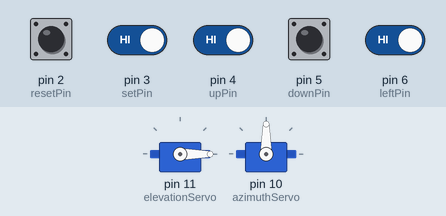
A sketch run on a simulated Arduino Uno, built with avr-gcc and run on an emulated ATmega328P. On the bench: 2 × servo. The inputs (shaded band) are chosen by the test bench; at power-on: pin 2 (resetPin), pin 3 (setPin), pin 4 (upPin), pin 5 (downPin), pin 6 (leftPin) HIGH. The local clock reads 2024-03-15 10:24:30 at power-on unless the sketch sets it; what the sketch prints to the serial monitor is not drawn.

Above: at 9.4 s.
9.5 s: pin 3 (setPin) driven LOW and pin 4 (upPin) driven LOW
At 12.3 s:
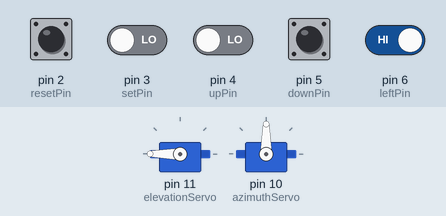
12.5 s: pin 4 (upPin) driven HIGH and pin 6 (leftPin) driven LOW
At 13.7 s:
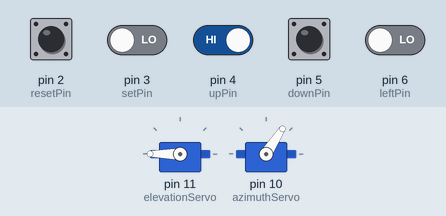
At 15.7 s:
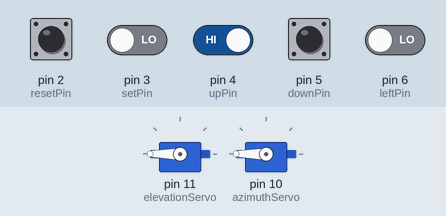
Timing chart, 0 to 51.3 s (numbered marks = the images above; inputs shaded):
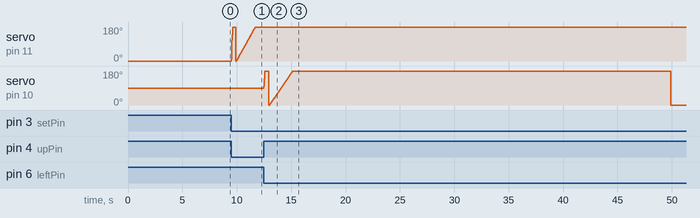

The sketch:

Control_System.ino
```cpp
#include <DS3232RTC.h>
#include "src/SolarPosition.h"
#include <Servo.h>

// choose your RTC library (DS1307 lib can also read from the DS3231 IC):

// number of decimal digits to print
const uint8_t digits = 3;

bool hasRun = true;
volatile byte buttonState = HIGH;
const int setPin = 3;
const int resetPin = 2;
const int upPin = 4;
const int downPin = 5;
const int leftPin = 6;
const int rightPin = 7;
// program begins
Servo elevationServo;
Servo azimuthServo;
DS3232RTC RTC;

SolarPosition SanDiego(32.7157, -117.1611);
float mirrorAzimuth;
float mirrorElevation;
float volatile targetAzimuth = 180;
float volatile targetElevation = 10;

void setup()
{
  pinMode(setPin, INPUT_PULLUP);
  attachInterrupt(digitalPinToInterrupt(setPin), setMirror, FALLING);
  pinMode(resetPin, INPUT_PULLUP);
  attachInterrupt(digitalPinToInterrupt(resetPin), resetMirror, FALLING);
  pinMode(rightPin, INPUT_PULLUP);
  pinMode(leftPin, INPUT_PULLUP);
  pinMode(upPin, INPUT_PULLUP);
  pinMode(downPin, INPUT_PULLUP);

  elevationServo.attach(11);
  azimuthServo.attach(10);
  Serial.begin(9600);
  RTC.begin();
  SolarPosition::setTimeProvider(RTC.get);
  // set the Time service as the time provider
}

void loop()
{
  //Get sun angle
  //Have set target angle
  //stepper angle should be (Sun angle + target angle)/2
  //delay (15 min)
  float solarAzimuth = SanDiego.getSolarAzimuth();
  float solarElevation = SanDiego.getSolarElevation();

  if(0 < solarElevation){
    mirrorElevation = (targetElevation + solarElevation)/2;
    mirrorAzimuth = (targetAzimuth + solarAzimuth)/2;
  }
  else{
    mirrorElevation = 0;
    mirrorAzimuth = 180;
  }

  if(mirrorElevation < 0){
    mirrorElevation = 0;
  }
  else if(mirrorElevation > 120){
    mirrorElevation = 120;
  }
  if(mirrorAzimuth > 270){
    mirrorAzimuth = 270;
  }
  else if(mirrorAzimuth < 90){
    mirrorAzimuth = 90;
  }
  elevationServo.write(mirrorElevation);
  delay(1000);
  azimuthServo.write(-mirrorAzimuth + 270);

  Serial.print("target Elevation: ");
  Serial.println(targetElevation);
  Serial.print("target Azimuth: ");
  Serial.println(targetAzimuth);
  Serial.print("Mirror Elevation: ");
  Serial.println(mirrorElevation);
  Serial.print("mirror Azimuth: ");
  Serial.println(mirrorAzimuth);
  Serial.print("Solar EV: ");
  Serial.println(solarElevation, 3);
  Serial.print("Solar AZ: ");
  Serial.println(solarAzimuth, 3);
  //printSolarPosition(SanDiego.getSolarPosition(), digits);
  printTime(RTC.get());

  delay(3000000);

}

// Print a solar position to serial
//
void printSolarPosition(SolarPosition_t pos, int numDigits)
{
  Serial.print(F("el: "));
  Serial.print(pos.elevation, numDigits);
  Serial.print(F(" deg\t"));

  Serial.print(F("az: "));
  Serial.print(pos.azimuth, numDigits);
  Serial.println(F(" deg"));
}

// Print a time to serial
//
void printTime(time_t t)
{
  tmElements_t someTime;
  breakTime(t, someTime);

  Serial.print(someTime.Hour);
  Serial.print(F(":"));
  Serial.print(someTime.Minute);
  Serial.print(F(":"));
  Serial.print(someTime.Second);
  Serial.print(F(" UTC on "));
  Serial.print(dayStr(someTime.Wday));
  Serial.print(F(", "));
  Serial.print(monthStr(someTime.Month));
  Serial.print(F(" "));
  Serial.print(someTime.Day);
  Serial.print(F(", "));
  Serial.println(tmYearToCalendar(someTime.Year));
}

void setMirror(){
  float solarAzimuth = SanDiego.getSolarAzimuth();
  float solarElevation = SanDiego.getSolarElevation();
  Serial.println("Setting mirror:");
  while(!digitalRead(setPin)){
    if (!digitalRead(upPin)){
      mirrorElevation = mirrorElevation + 10;
      elevationServo.write(mirrorElevation);
      Serial.println("move up");
      delay(100);
    }
    else if(!digitalRead(downPin)){
      mirrorElevation = mirrorElevation - 10;
      elevationServo.write(mirrorElevation);
      Serial.println("move down");
      delay(100);
    }
    else if(!digitalRead(leftPin)){
      mirrorAzimuth = mirrorAzimuth - 10;
      azimuthServo.write(-mirrorAzimuth+270);
      Serial.println("move left");
      delay(100);
    }
    else if(!digitalRead(rightPin)){
      mirrorAzimuth = mirrorAzimuth + 10;
      azimuthServo.write(-mirrorAzimuth+270);
      Serial.println("move right");
      delay(100);
    }
  }
  targetAzimuth = 2*mirrorAzimuth - solarAzimuth;
  targetElevation = 2*mirrorElevation - solarElevation;
}

void resetMirror(){
  Serial.println("resetting Mirror");
  float solarAzimuth = SanDiego.getSolarAzimuth();
  float solarElevation = SanDiego.getSolarElevation();
  while(!digitalRead(resetPin)){
    azimuthServo.write(90);
    elevationServo.write(0);
    mirrorElevation = 0;
    mirrorAzimuth = 180;
    delay(1000);
  }
  targetAzimuth = 2*mirrorAzimuth - solarAzimuth;
  targetElevation = 2*mirrorElevation - solarElevation;
}
```

SolarPosition.cpp
```cpp
// SolarPosition.cpp

// 2019 Ken Willmott
// Arduino library based on the program "Arduino Uno and Solar Position Calculations"
// (c) David R. Brooks, which can be found at http://www.instesre.org/ArduinoDocuments.htm
// and issued under the Creative Commons Attribution-NonCommercial-NoDerivatives 4.0 International License:
// https://creativecommons.org/licenses/by-nc-nd/4.0/

#include "SolarPosition.h"

getExternalTime SolarPosition::getExtTimePtr = NULL; // pointer to external sync function

// constructor
//
SolarPosition::SolarPosition(const float Lat, const float Lon) {
	Latitude = Lat * DEG_TO_RAD;
	Longitude = Lon * DEG_TO_RAD;
}

// *** public methods: ***

// assign a Time provider function
//
void SolarPosition::setTimeProvider(getExternalTime getTimeFunction) {
	getExtTimePtr = getTimeFunction;
}

// Get current Position
//
SolarPosition_t SolarPosition::getSolarPosition() {
	const SolarPosition_t nullPos;

	if (getExtTimePtr != NULL) {
		time_t timeNow = getExtTimePtr();
		SolarPosition_t pos;
		result = calculateSolarPosition(timeNow, Latitude, Longitude);
		pos.elevation = result.elevation * RAD_TO_DEG;
		pos.azimuth = result.azimuth * RAD_TO_DEG;
		pos.distance = result.distance * KM_PER_AU;
		pos.time = timeNow;
		return pos;
	} else {
		return nullPos;
	}
}

// Get Position for specified time
//
SolarPosition_t SolarPosition::getSolarPosition(time_t t) {
	SolarPosition_t pos;
	result = calculateSolarPosition(t, Latitude, Longitude);
	pos.elevation = result.elevation * RAD_TO_DEG;
	pos.azimuth = result.azimuth * RAD_TO_DEG;
	pos.distance = result.distance * KM_PER_AU;
	pos.time = t;
	return pos;
}

// Get current Elevation
//
float SolarPosition::getSolarElevation() {
	if (getExtTimePtr != NULL) {
		result = calculateSolarPosition(getExtTimePtr(), Latitude, Longitude);
		return result.elevation * RAD_TO_DEG;
	} else {
		return 0;
	}
}

// Get Elevation for specified time
//
float SolarPosition::getSolarElevation(time_t t) {
	result = calculateSolarPosition(t, Latitude, Longitude);
	return result.elevation * RAD_TO_DEG;
}

// Get current Azimuth
//
float SolarPosition::getSolarAzimuth() {
	if (getExtTimePtr != NULL) {
		result = calculateSolarPosition(getExtTimePtr(), Latitude, Longitude);
		return result.azimuth * RAD_TO_DEG;
	} else {
		return 0;
	}
}

// Get Azimuth for specified time
//
float SolarPosition::getSolarAzimuth(time_t t) {
	result = calculateSolarPosition(t, Latitude, Longitude);
	return result.azimuth * RAD_TO_DEG;
}

// Get current Solar distance in AU
//
float SolarPosition::getSolarDistance() {
	if (getExtTimePtr != NULL) {
		result = calculateSolarPosition(getExtTimePtr(), Latitude, Longitude);
		return result.distance * KM_PER_AU;
	} else {
		return 0;
	}
}

// Get Solar distance in AU for specified time
//
float SolarPosition::getSolarDistance(time_t t) {
	result = calculateSolarPosition(t, Latitude, Longitude);
	return result.distance * KM_PER_AU;
}

//
// *** end of public methods: ***

// *** beginning of utility functions ***
//

long JulianDate(int year, int month, int day) {
	long JD_whole;
	int A, B;
	if (month <= 2) {
		year--;
		month += 12;
	}
	A = year / 100;
	B = 2 - A + A / 4;
	JD_whole = (long) (365.25 * (year + 4716)) + (int) (30.6001 * (month + 1))
			+ day + B - 1524;
	return JD_whole;
}

SolarPosition_t calculateSolarPosition(time_t tParam, float Latitude,
		float Longitude) {

	const float DAYS_PER_JULIAN_CENTURY = 36525.0;
	const long Y2K_JULIAN_DAY = 2451545;

	tmElements_t timeCandidate;
	static time_t timePrevious = 0;
	static float latPrevious;
	static float lonPrevious;
	static SolarPosition_t result;

	long JD_whole;
	long JDx;
	float JD_frac;
	float rightAscension;
	float Declination;
	float hourAngle;
	float GreenwichHourAngle;
	float elapsedT;
	float solarLongitude;
	float solarMeanAnomaly;
	float earthOrbitEccentricity;
	float sunCenter;
	float solarTrueLongitude;
	float solarTrueAnomaly;
	float equatorObliquity;

	if (tParam != timePrevious or Latitude != latPrevious
			or Longitude != lonPrevious) // only calculate if time or location has changed
					{
		breakTime(tParam, timeCandidate);
		JD_whole = JulianDate(tmYearToCalendar(timeCandidate.Year),
				timeCandidate.Month, timeCandidate.Day);
		JD_frac = (timeCandidate.Hour + timeCandidate.Minute / 60.0
				+ timeCandidate.Second / 3600.0) / 24.0 - 0.5;

		elapsedT = JD_whole - Y2K_JULIAN_DAY;
		elapsedT = (elapsedT + JD_frac) / DAYS_PER_JULIAN_CENTURY;

		solarLongitude = DEG_TO_RAD
				* fmod(280.46645 + 36000.76983 * elapsedT, 360);
		solarMeanAnomaly = DEG_TO_RAD
				* fmod(357.5291 + 35999.0503 * elapsedT, 360);
		earthOrbitEccentricity = 0.016708617 - 0.000042037 * elapsedT;

		sunCenter = DEG_TO_RAD
				* ((1.9146 - 0.004847 * elapsedT) * sin(solarMeanAnomaly)
						+ (0.019993 - 0.000101 * elapsedT)
								* sin(2 * solarMeanAnomaly)
						+ 0.00029 * sin(3 * solarMeanAnomaly));

		solarTrueAnomaly = solarMeanAnomaly + sunCenter;
		equatorObliquity = DEG_TO_RAD
				* (23 + 26 / 60. + 21.448 / 3600. - 46.815 / 3600 * elapsedT);

		JDx = JD_whole - Y2K_JULIAN_DAY;

		GreenwichHourAngle = 280.46061837 + (360 * JDx) % 360
				+ .98564736629 * JDx + 360.98564736629 * JD_frac;
		GreenwichHourAngle = fmod(GreenwichHourAngle, 360.0);

		solarTrueLongitude = fmod(sunCenter + solarLongitude, TWO_PI);

		rightAscension = atan2(sin(solarTrueLongitude) * cos(equatorObliquity),
				cos(solarTrueLongitude));

		Declination = asin(sin(equatorObliquity) * sin(solarTrueLongitude));
		hourAngle = DEG_TO_RAD * GreenwichHourAngle + Longitude
				- rightAscension;

		// results:
		result.distance = 1.000001018
				* (1 - earthOrbitEccentricity * earthOrbitEccentricity)
				/ (1 + earthOrbitEccentricity * cos(solarTrueAnomaly));

		// elevation from the horizon
		result.elevation = asin(
				sin(Latitude) * sin(Declination)
						+ cos(Latitude) * (cos(Declination) * cos(hourAngle)));

		// Azimuth measured eastward from north.
		result.azimuth = PI
				+ atan2(sin(hourAngle),
						cos(hourAngle) * sin(Latitude)
								- tan(Declination) * cos(Latitude));

		// copy the time
		result.time = tParam;

		// remember the parameters
		timePrevious = tParam;
		latPrevious = Latitude;
		lonPrevious = Longitude;
	}
	return result;
}

// *** end of utility functions ***
```

SolarPosition.h
```cpp
// SolarPosition.h

// 2019 Ken Willmott
// Arduino library based on the program "Arduino Uno and Solar Position Calculations"
// (c) David R. Brooks, which can be found at http://www.instesre.org/ArduinoDocuments.htm
// and issued under the Creative Commons Attribution-NonCommercial-NoDerivatives 4.0 International License:
// https://creativecommons.org/licenses/by-nc-nd/4.0/

#include <TimeLib.h>            //https://github.com/PaulStoffregen/Time
#include <Arduino.h>

const float KM_PER_AU = 149597870.7;  //kilometers per astronomical unit

typedef time_t(*getExternalTime)();

// data structure to store solar position results
struct SolarPosition_t
{
  float elevation = 0;
  float azimuth = 0;
  float distance = 0;
  time_t time = 0;
};

// utility functions
long JulianDate(int year, int month, int day);
SolarPosition_t calculateSolarPosition(time_t tParam, float Latitude, float Longitude);

// class interface
class SolarPosition
{
  private:

    static getExternalTime getExtTimePtr;  // shared pointer to external sync function

    // current values:
    float Latitude;
    float Longitude;

    // results:
    SolarPosition_t result;

  public:

    SolarPosition(float Latitude, float Longitude);

    static void setTimeProvider(getExternalTime getTimeFunction);

    SolarPosition_t getSolarPosition();
    SolarPosition_t getSolarPosition(time_t t);

    float getSolarElevation();
    float getSolarElevation(time_t t);

    float getSolarAzimuth();
    float getSolarAzimuth(time_t t);

    float getSolarDistance();
    float getSolarDistance(time_t t);
};
```

Measured:
- after the input at 12.5 s, servo on pin 11 (elevationServo): stays 180° (without the input it goes to 0° after 27.6 s); servo on pin 10 (azimuthServo): ramps from 0° to 180° and jumps back, once every 36.9 s
